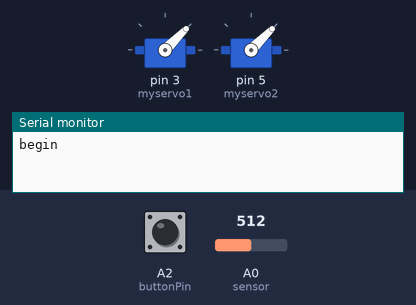
The sketch below on a simulated Arduino Uno, built with avr-gcc and run on an emulated ATmega328P. Shown: 2 × servo, the last lines printed to the serial monitor. Inputs (shaded band) come from the test bench; at power-on: A0 (sensor) = 512, A2 (buttonPin) LOW.

Above: at 0.08 s.
At 3.01 s:
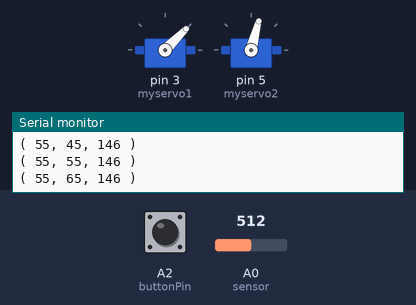
At 6.1 s:
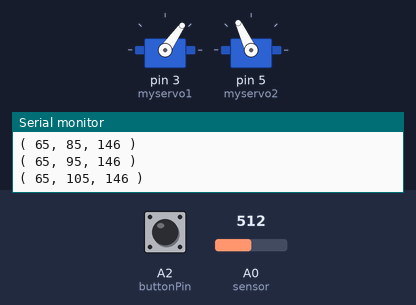
At 12.1 s:
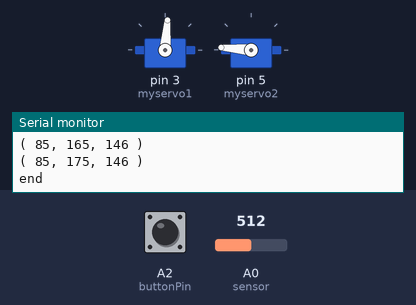
Timing chart, 0 to 13.6 s (numbered marks = the images above):
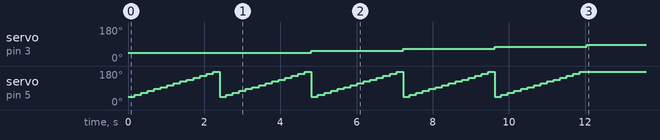

Measured:
- by itself, servo on pin 3 (myservo1): 45° → 55° at 4.8 s, → 65° 2.4 s later, → 75° 2.4 s later, → 85° 2.4 s later
- by itself, servo on pin 5 (myservo2): repeats every 2.4 s: 65° 0.17 s, 75° 0.17 s, 85° 0.17 s, 95° 0.17 s, 105° 0.17 s, 115° 0.17 s, 125° 0.17 s, 135° 0.17 s, 145° 0.17 s, 155° 0.17 s, 165° 0.17 s, 175° 0.17 s, 45° 0.17 s, 55° 0.17 s, until it stays 175° from 11.9 s

The sketch:

code_v2.ino
```cpp
#include <Servo.h>
#include <math.h>


Servo myservo1;  // create servo object to control a servo
Servo myservo2;
int buttonPin = A2;
int pos1=0 ;    // variable to store the servo position
int pos2=0 ;
int buttonState = 0;
int sensor =A0;
int state =1;

int measure(){
  int sum=0;
  int drop=0;
  int value;
 for(int i=0; i<3; i++){
  value=analogRead(sensor);
  if(value>drop){
    drop=value;
  }
  sum+=value;

  delay(52.9);//5ms inverval in between 5+38.3+9.6
 }
 delay(15);
 int volt=(sum-drop)/7;
  return volt; //returns distance in voltage, need to do mapping on laptop
}

void scan(){
  //pos1 horizontal
  //pos2 verticle
  //half angle max is 70
  int ps1max=90;
  int ps2max=180;
  int initpos=45;
  int vt=0;
  String result;
  myservo1.write(initpos);
  myservo2.write(initpos);
  for (pos1 = initpos; pos1 <=ps1max; pos1 += 10) { // goes from 0 degrees to 180 degrees
    // in steps of 5 degree
    for (pos2 = initpos; pos2 <= ps2max; pos2 += 10){
      myservo2.write(pos2);
      vt=measure();
     result="( "+String(pos1)+", "+String(pos2)+", "+String(vt)+" )";
      Serial.println(result);
    }
    myservo1.write(pos1);// tell servo to go to position in variable 'pos1'
   }
  }


void setup() {
  pinMode(buttonPin, INPUT);
  pinMode(sensor, INPUT);  //trigger pin
  myservo1.attach(3);  // attaches the servo on pin 0 to the servo object
  myservo2.attach(5);
  Serial.begin(9600);
}


void loop() {
  while(state==1){
     buttonState = digitalRead(buttonPin);
     buttonState = HIGH;//for testing
       if (buttonState == HIGH) {
          Serial.write("begin\n");
          scan();
          Serial.write("end\n");
          state=0;
       }
   }
}
```
